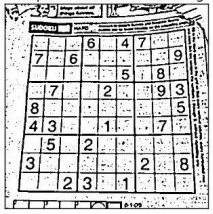
#> input picture resources/img_thresh.jpg, 213 x 214 px, found by its file name
$ python noise_removal.py
#> lines starting #> are read from the running program, lines starting #| are printed output that depends on the picture
# pylint:disable=no-member

import numpy as np
import cv2 as cv
from matplotlib import pyplot as plt

#print(tess.get_languages(config=''))

# get grayscale image
def get_grayscale(image):
    return cv.cvtColor(image, cv.COLOR_BGR2GRAY)

# noise removal
def remove_noise(image):
    return cv.medianBlur(image, 5)

# thresholding
def thresholding(image, type):
    return cv.threshold(image, 0, 255, cv.THRESH_BINARY + cv.THRESH_OTSU)[1]

img = cv.imread('resources/img_thresh.jpg')
#> img is the input picture: shape (214, 213, 3); min 0, max 255, mean 197

blur = cv.GaussianBlur(img,(3,3), cv.BORDER_DEFAULT)
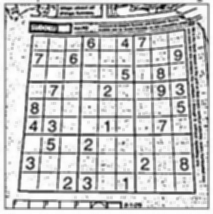
#> blur: shape (214, 213, 3); min 5, max 255, mean 197
denoise = cv.fastNlMeansDenoising(blur,None,10,7,21)

plt.subplot(131),plt.imshow(img),plt.title('Original')
plt.xticks([]), plt.yticks([])
plt.subplot(132),plt.imshow(blur),plt.title('Gaussian Blur')
plt.xticks([]), plt.yticks([])
plt.subplot(133),plt.imshow(denoise),plt.title('Denoise')
plt.xticks([]), plt.yticks([])

plt.show()
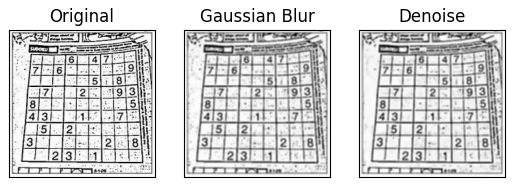
#> figure drawn by matplotlib, 3 panels
